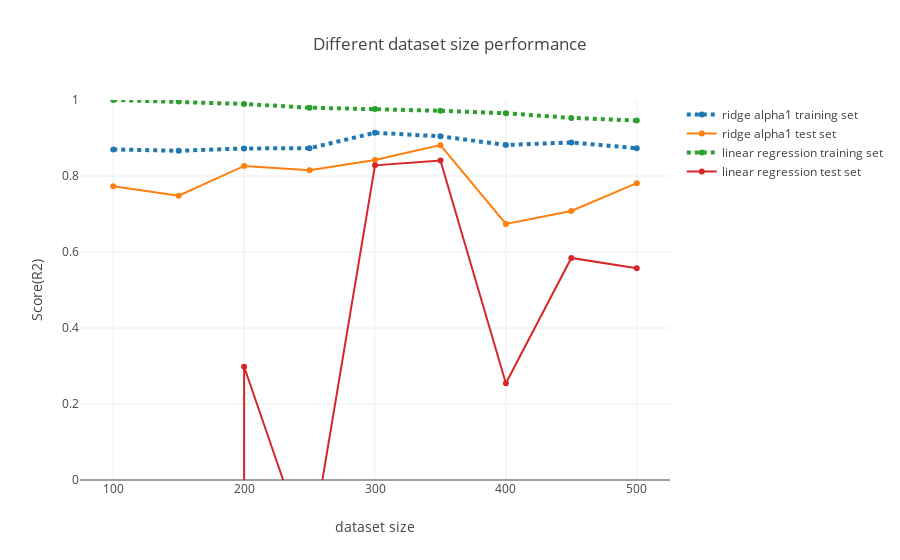

The notebook cell saved with this chart:
### Code cell
training_set_size=[100, 150, 200, 250, 300, 350, 400, 450, 500]
X,y = mglearn.datasets.load_extended_boston()
print(len(X))
ridge_training_score = []
lr_training_score = []
ridge_test_score = []
lr_test_score = []
for size in training_set_size:
    X_partial = X[0:size]
    y_partial = y[0:size]
    X_train, X_test, y_train, y_test = train_test_split(X_partial, y_partial, random_state=0)
    ridge = Ridge().fit(X_train, y_train)
    lr = LinearRegression().fit(X_train, y_train)
    ridge_training_score.append(ridge.score(X_train, y_train))
    ridge_test_score.append(ridge.score(X_test, y_test))
    lr_training_score.append(lr.score(X_train, y_train))
    lr_test_score.append(lr.score(X_test, y_test))

# Create traces
trace0 = go.Scatter(
    x = training_set_size,
    y = ridge_training_score,
    line = dict(
        width = 4,
        dash = 'dot'),
    name = 'ridge alpha1 training set'
)
trace1 = go.Scatter(
    x = training_set_size,
    y = ridge_test_score,
    mode = 'lines+markers',
    name = 'ridge alpha1 test set'
)
trace2 = go.Scatter(
    x = training_set_size,
    y = lr_training_score,
    line = dict(
        width = 4,
        dash = 'dot'),
    name = 'linear regression training set'
)
trace3 = go.Scatter(
    x = training_set_size,
    y = lr_test_score,
    mode = 'lines+markers',
    name = 'linear regression test set'
)

data1 = [trace0, trace1, trace2, trace3]
layout = dict(title = 'Different dataset size performance',
          xaxis = dict(title = 'dataset size'),
          yaxis = dict(title = 'Score(R2)', range=[0, 1]),
          )

fig = dict(data=data1, layout=layout)
iplot(fig)

### Figure 1 — Plotly figure (JSON) as saved in the notebook; plotly's stock layout.template omitted (floating-point values rounded to 4 significant figures)
{"data": [{"line": {"dash": "dot", "width": 4}, "name": "ridge alpha1 training set", "type": "scatter", "uid": "abee83e1-c33f-45e1-b3e5-659726b0a329", "x": [100, 150, 200, 250, 300, 350, 400, 450, 500], "y": [0.8699, 0.8664, 0.8726, 0.8731, 0.9139, 0.9044, 0.8816, 0.8882, 0.8732]}, {"mode": "lines+markers", "name": "ridge alpha1 test set", "type": "scatter", "uid": "ba704bce-64ce-4302-8572-32a0b4776bb3", "x": [100, 150, 200, 250, 300, 350, 400, 450, 500], "y": [0.7733, 0.7483, 0.8265, 0.8154, 0.8422, 0.8812, 0.6737, 0.7079, 0.7812]}, {"line": {"dash": "dot", "width": 4}, "name": "linear regression training set", "type": "scatter", "uid": "8a12e2e7-d3ba-49aa-bd9e-66599ef12882", "x": [100, 150, 200, 250, 300, 350, 400, 450, 500], "y": [1, 0.9959, 0.9896, 0.9798, 0.9765, 0.9716, 0.9651, 0.9529, 0.9458]}, {"mode": "lines+markers", "name": "linear regression test set", "type": "scatter", "uid": "f4b1a327-2f17-409c-97bd-3482b382a33e", "x": [100, 150, 200, 250, 300, 350, 400, 450, 500], "y": [-132.5, -794.8, 0.298, -0.2019, 0.828, 0.8407, 0.2546, 0.5843, 0.5575]}], "layout": {"title": "Different dataset size performance", "xaxis": {"title": "dataset size"}, "yaxis": {"range": [0, 1], "title": "Score(R2)"}}}
